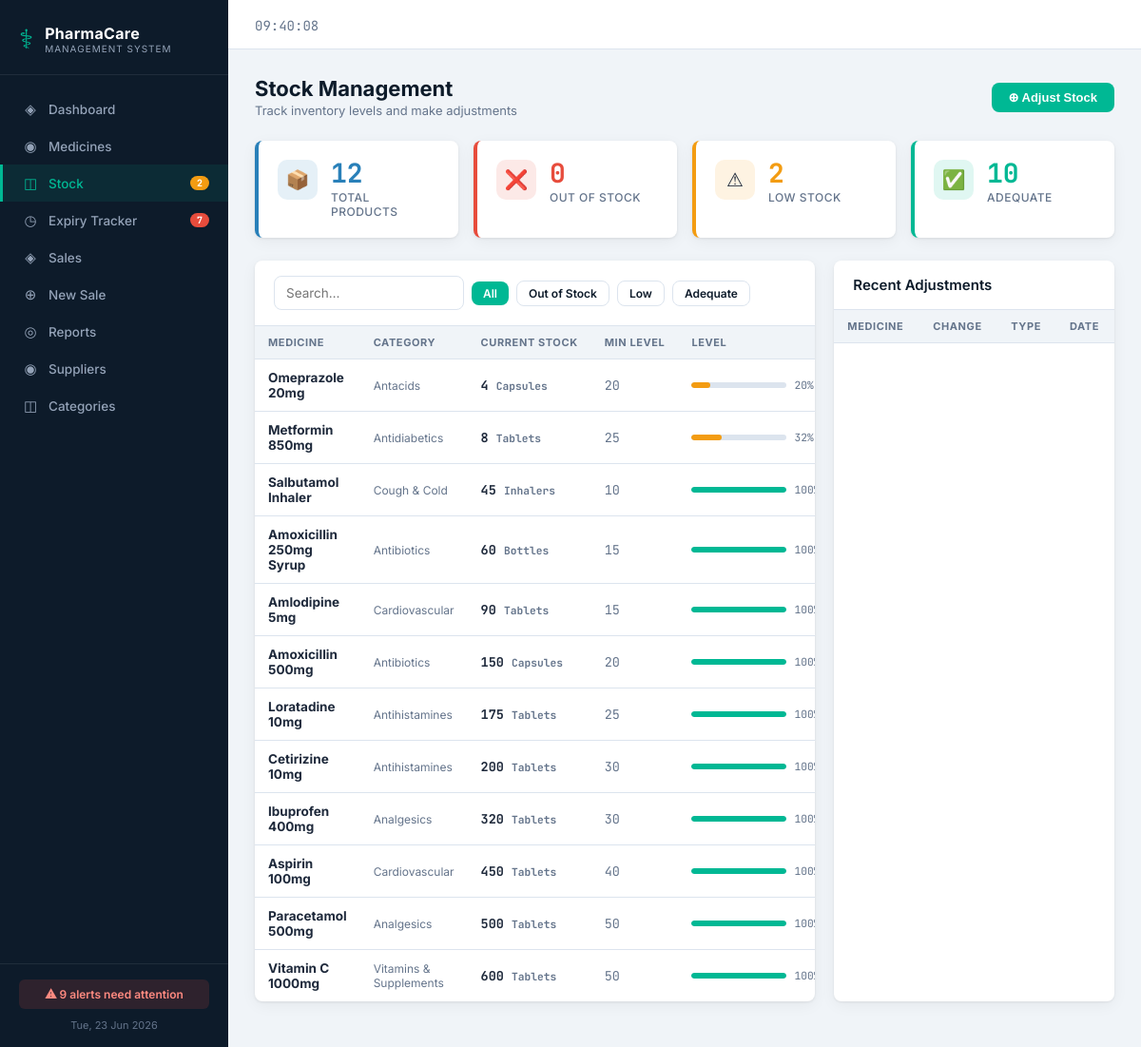
The page /stock.php on the database its author committed.
### tables this page shows
CREATE TABLE IF NOT EXISTS medicines (
    id INT AUTO_INCREMENT PRIMARY KEY,
    name VARCHAR(150) NOT NULL,
    generic_name VARCHAR(150),
    category_id INT,
    supplier_id INT,
    batch_number VARCHAR(50),
    barcode VARCHAR(100),
    unit VARCHAR(30) DEFAULT 'Tablet',
    purchase_price DECIMAL(10,2) NOT NULL DEFAULT 0.00,
    selling_price DECIMAL(10,2) NOT NULL DEFAULT 0.00,
    stock_quantity INT NOT NULL DEFAULT 0,
    min_stock_level INT NOT NULL DEFAULT 10,
    expiry_date DATE NOT NULL,
    manufacture_date DATE,
    description TEXT,
    status ENUM('active','inactive','discontinued') DEFAULT 'active',
    created_at TIMESTAMP DEFAULT CURRENT_TIMESTAMP,
    updated_at TIMESTAMP DEFAULT CURRENT_TIMESTAMP ON UPDATE CURRENT_TIMESTAMP,
    FOREIGN KEY (category_id) REFERENCES categories(id) ON DELETE SET NULL,
    FOREIGN KEY (supplier_id) REFERENCES suppliers(id) ON DELETE SET NULL
);

CREATE TABLE IF NOT EXISTS categories (
    id INT AUTO_INCREMENT PRIMARY KEY,
    name VARCHAR(100) NOT NULL UNIQUE,
    description TEXT,
    created_at TIMESTAMP DEFAULT CURRENT_TIMESTAMP
);

### stock.php (the view, shortened to what this page needs)
<?php
require_once 'includes/header.php';
$db = getDB();
$filter = $_GET['filter'] ?? 'all';
$where = "WHERE m.status = 'active'";
$search = trim($_GET['q'] ?? '');
$meds = $db->query("
  SELECT m.*, c.name as cat_name,
    ROUND((m.stock_quantity / NULLIF(m.min_stock_level,0)) * 100) as stock_pct
  FROM medicines m
  LEFT JOIN categories c ON c.id = m.category_id
  $where ORDER BY m.stock_quantity ASC, m.name ASC
");
$stats = $db->query("SELECT
  COUNT(*) as total,
  SUM(stock_quantity = 0) as out_of_stock,
  SUM(stock_quantity > 0 AND stock_quantity <= min_stock_level) as low,
  SUM(stock_quantity > min_stock_level) as adequate
  FROM medicines WHERE status='active'")->fetch_assoc();
?>
<div class="page-header">
  <div>
    <div class="page-title">Stock Management</div>
    <div class="page-subtitle">Track inventory levels and make adjustments</div>
  </div>
  <button class="btn btn-primary" onclick="toggleForm('adjust-form')">⊕ Adjust Stock</button>
</div>
<div class="stats-grid" style="grid-template-columns:repeat(4,1fr)">
  <div class="stat-card info"><div class="stat-icon">📦</div>
    <div><div class="stat-value"><?= $stats['total'] ?></div><div class="stat-label">Total Products</div></div></div>
  <div class="stat-card danger"><div class="stat-icon">❌</div>
    <div><div class="stat-value"><?= (int)$stats['out_of_stock'] ?></div><div class="stat-label">Out of Stock</div></div></div>
  <div class="stat-card warn"><div class="stat-icon">⚠</div>
    <div><div class="stat-value"><?= (int)$stats['low'] ?></div><div class="stat-label">Low Stock</div></div></div>
  <div class="stat-card emerald"><div class="stat-icon">✅</div>
    <div><div class="stat-value"><?= (int)$stats['adequate'] ?></div><div class="stat-label">Adequate</div></div></div>
</div>
<div style="display:grid;grid-template-columns:2fr 1fr;gap:20px">
<div class="card">
  <div class="card-header">
    <form method="GET" style="display:flex;gap:8px;align-items:center;flex-wrap:wrap">
      <input name="q" placeholder="Search…" value="<?= htmlspecialchars($search) ?>" style="width:200px">
      <?php foreach(['all'=>'All','out'=>'Out of Stock','low'=>'Low','ok'=>'Adequate'] as $k=>$l): ?>
      <a href="?filter=<?= $k ?>" class="btn btn-sm <?= $filter===$k?'btn-primary':'btn-outline' ?>"><?= $l ?></a>
      <?php endforeach; ?>
    </form>
  </div>
  <div class="table-wrap">
    <table>
      <thead><tr><th>Medicine</th><th>Category</th><th>Current Stock</th><th>Min Level</th><th>Level</th><th>Status</th></tr></thead>
      <tbody>
      <?php $found = false; while ($r = $meds->fetch_assoc()):
        $pct = min(100, (int)$r['stock_pct']);
        if ($r['stock_quantity'] === 0) { $cls = 'bar-danger'; $stag = 'tag-danger'; $slabel = 'Out of Stock'; }
        elseif ($r['stock_quantity'] <= $r['min_stock_level']) { $cls = 'bar-warn'; $stag = 'tag-warn'; $slabel = 'Low'; }
        else { $cls = 'bar-ok'; $stag = 'tag-ok'; $slabel = 'Adequate'; }
      ?>
      <tr>
        <td><strong><?= htmlspecialchars($r['name']) ?></strong></td>
        <td style="color:var(--text-mute);font-size:12px"><?= htmlspecialchars($r['cat_name']??'—') ?></td>
        <td style="font-family:var(--mono);font-weight:700"><?= $r['stock_quantity'] ?> <small style="color:var(--text-mute)"><?= $r['unit'] ?>s</small></td>
        <td style="font-family:var(--mono);color:var(--text-mute)"><?= $r['min_stock_level'] ?></td>
        <td>
          <div class="stock-bar-wrap">
            <div class="stock-bar" style="width:100px"><div class="stock-bar-fill <?= $cls ?>" style="width:<?= $pct ?>%"></div></div>
            <small style="font-family:var(--mono);color:var(--text-mute)"><?= $pct ?>%</small>
          </div>
        </td>
      </tr>
      <?php endwhile; ?>
      </tbody>
    </table>
  </div>
</div>
<div class="card">
  <div class="card-header"><div class="card-title">Recent Adjustments</div></div>
  <div class="table-wrap">
    <table>
      <thead><tr><th>Medicine</th><th>Change</th><th>Type</th><th>Date</th></tr></thead>
    </table>
  </div>
</div>
</div>
<?php require_once 'includes/footer.php'; ?>

### assets/css/style.css (style rules this page uses)
:root { --navy: #0d1b2a; --navy-mid: #1b2d42; --navy-soft: #243b55; --emerald: #00b894; --emerald-dk:#00896f; --white: #ffffff; --grey-100: #f0f4f8; --grey-200: #dce4ee; --grey-400: #94a3b8; --grey-600: #64748b; --danger: #e74c3c; --danger-lt: #fff5f5; --warn: #f39c12; --warn-lt: #fffbf0; --success: #27ae60; --success-lt:#f0fff8; --info: #2980b9; --info-lt: #f0f8ff; --text: #1e293b; --text-mute: #64748b; --radius: 8px; --shadow: 0 1px 3px rgba(0,0,0,.08), 0 4px 16px rgba(0,0,0,.05); --shadow-lg: 0 4px 24px rgba(0,0,0,.12); --sidebar-w: 240px; --font: 'Inter', system-ui, sans-serif; --mono: 'JetBrains Mono', monospace; }
* { box-sizing: border-box; margin: 0; padding: 0; }
body { font-family: var(--font); background: var(--grey-100); color: var(--text); display: flex; min-height: 100vh; }
.page-header { display: flex; align-items: center; justify-content: space-between; margin-bottom: 24px; flex-wrap: wrap; gap: 12px; }
.page-title { font-size: 22px; font-weight: 700; color: var(--navy); }
.page-subtitle { font-size: 13px; color: var(--text-mute); margin-top: 2px; }
.stats-grid { display: grid; grid-template-columns: repeat(auto-fill, minmax(200px, 1fr)); gap: 16px; margin-bottom: 24px; }
.stat-card { background: var(--white); border-radius: var(--radius); padding: 20px; box-shadow: var(--shadow); display: flex; align-items: flex-start; gap: 14px; border-left: 4px solid transparent; transition: transform .15s, box-shadow .15s; }
.stat-card.emerald { border-left-color: var(--emerald); }
.stat-card.danger { border-left-color: var(--danger); }
.stat-card.warn { border-left-color: var(--warn); }
.stat-card.info { border-left-color: var(--info); }
.stat-icon { width: 42px; height: 42px; border-radius: 10px; display: flex; align-items: center; justify-content: center; font-size: 20px; flex-shrink: 0; }
.emerald .stat-icon { background: rgba(0,184,148,.12); }
.danger .stat-icon { background: rgba(231,76,60,.12); }
.warn .stat-icon { background: rgba(243,156,18,.12); }
.info .stat-icon { background: rgba(41,128,185,.12); }
.stat-value { font-size: 28px; font-weight: 700; line-height: 1; font-family: var(--mono); }
.emerald .stat-value { color: var(--emerald); }
.danger .stat-value { color: var(--danger); }
.warn .stat-value { color: var(--warn); }
.info .stat-value { color: var(--info); }
.stat-label { font-size: 12px; color: var(--text-mute); font-weight: 500; margin-top: 4px; text-transform: uppercase; letter-spacing: .5px; }
.card { background: var(--white); border-radius: var(--radius); box-shadow: var(--shadow); overflow: hidden; margin-bottom: 20px; }
.card-header { padding: 16px 20px; border-bottom: 1px solid var(--grey-200); display: flex; align-items: center; justify-content: space-between; gap: 12px; flex-wrap: wrap; }
.card-title { font-size: 15px; font-weight: 600; color: var(--navy); }
.table-wrap { overflow-x: auto; }
table { width: 100%; border-collapse: collapse; font-size: 13.5px; }
thead th { background: var(--grey-100); padding: 10px 14px; text-align: left; font-size: 11px; font-weight: 700; text-transform: uppercase; letter-spacing: .6px; color: var(--grey-600); border-bottom: 1px solid var(--grey-200); white-space: nowrap; }
tbody td { padding: 11px 14px; border-bottom: 1px solid var(--grey-200); vertical-align: middle; }
tbody tr:last-child td { border-bottom: none; }
.btn { display: inline-flex; align-items: center; gap: 6px; padding: 8px 18px; border: none; border-radius: var(--radius); font-size: 13px; font-weight: 600; cursor: pointer; text-decoration: none; transition: all .15s ease; white-space: nowrap; }
.btn-primary { background: var(--emerald); color: #fff; }
.btn-outline { background: transparent; color: var(--navy); border: 1.5px solid var(--grey-200); }
.btn-sm { padding: 5px 12px; font-size: 12px; }
input, select, textarea { padding: 9px 12px; border: 1.5px solid var(--grey-200); border-radius: var(--radius); font-size: 13.5px; font-family: var(--font); color: var(--text); background: var(--white); transition: border-color .15s; outline: none; width: 100%; }
.stock-bar-wrap { display: flex; align-items: center; gap: 8px; }
.stock-bar { height: 6px; border-radius: 3px; background: var(--grey-200); width: 80px; overflow: hidden; }
.stock-bar-fill { height: 100%; border-radius: 3px; transition: width .3s; }
.bar-ok { background: var(--emerald); }
.bar-warn { background: var(--warn); }

### rows shown on the page
medicines: name "Omeprazole 20mg", category.name "Antacids", stock_quantity "4", unit "Capsule", min_stock_level "20", pct "20"
medicines: name "Metformin 850mg", category.name "Antidiabetics", stock_quantity "8", unit "Tablet", min_stock_level "25", pct "32"
medicines: name "Salbutamol Inhaler", category.name "Cough & Cold", stock_quantity "45", unit "Inhaler", min_stock_level "10", pct "100"
medicines: name "Amoxicillin 250mg Syrup", category.name "Antibiotics", stock_quantity "60", unit "Bottle", min_stock_level "15", pct "100"
medicines: name "Amlodipine 5mg", category.name "Cardiovascular", stock_quantity "90", unit "Tablet", min_stock_level "15", pct "100"
medicines: name "Amoxicillin 500mg", category.name "Antibiotics", stock_quantity "150", unit "Capsule", min_stock_level "20", pct "100"
medicines: name "Loratadine 10mg", category.name "Antihistamines", stock_quantity "175", unit "Tablet", min_stock_level "25", pct "100"
medicines: name "Cetirizine 10mg", category.name "Antihistamines", stock_quantity "200", unit "Tablet", min_stock_level "30", pct "100"
medicines: name "Ibuprofen 400mg", category.name "Analgesics", stock_quantity "320", unit "Tablet", min_stock_level "30", pct "100"
medicines: name "Aspirin 100mg", category.name "Cardiovascular", stock_quantity "450", unit "Tablet", min_stock_level "40", pct "100"
medicines: name "Paracetamol 500mg", category.name "Analgesics", stock_quantity "500", unit "Tablet", min_stock_level "50", pct "100"
medicines: name "Vitamin C 1000mg", category.name "Vitamins & Supplements", stock_quantity "600", unit "Tablet", min_stock_level "50", pct "100"

### other values the page prints
$lowStockAlerts "2"
$expiryAlerts+$expiredCount "7"
$totalAlerts "9"
$stats['total'] "12"
$stats['out_of_stock'] "0"
$stats['low'] "2"
$stats['adequate'] "10"
$l "All"
$l "Out of Stock"
$l "Low"
$l "Adequate"
